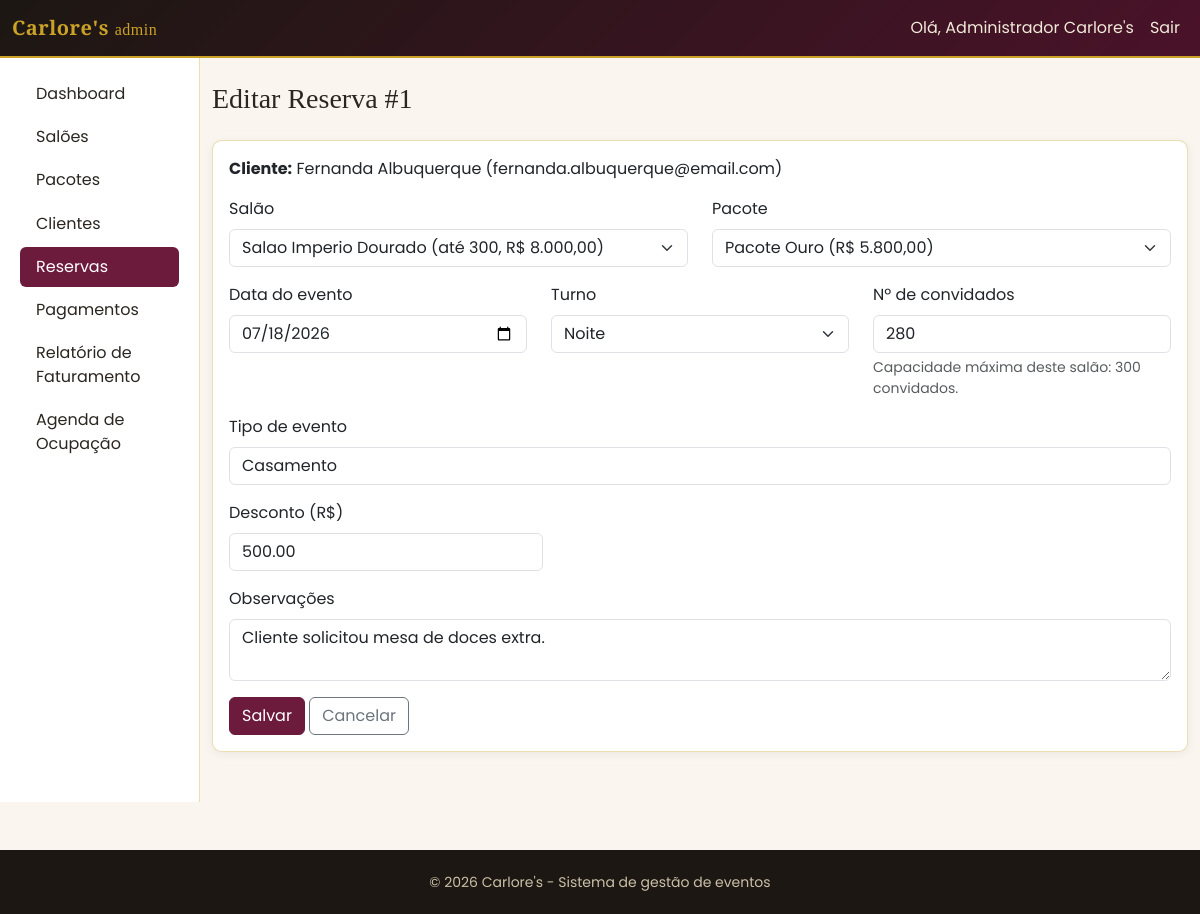
The app's page /admin/reservas/editar.php?id=1 (signed in) with its own data.
### tables this page shows
CREATE TABLE reservas (
    id                  INT UNSIGNED AUTO_INCREMENT PRIMARY KEY,
    cliente_id          INT UNSIGNED NOT NULL,
    salao_id            INT UNSIGNED NOT NULL,
    pacote_id           INT UNSIGNED NOT NULL,
    data_evento         DATE NOT NULL,
    turno               ENUM('manha', 'tarde', 'noite') NOT NULL,
    tipo_evento         VARCHAR(80) NOT NULL,
    numero_convidados   SMALLINT UNSIGNED NOT NULL,
    status              ENUM('solicitada', 'confirmada', 'cancelada') NOT NULL DEFAULT 'solicitada',
    valor_salao         DECIMAL(10,2) NOT NULL,
    valor_pacote        DECIMAL(10,2) NOT NULL,
    desconto            DECIMAL(10,2) NOT NULL DEFAULT 0.00,
    valor_total         DECIMAL(10,2) GENERATED ALWAYS AS (valor_salao + valor_pacote - desconto) STORED,
    bloqueio_data       DATE GENERATED ALWAYS AS (CASE WHEN status = 'cancelada' THEN NULL ELSE data_evento END) STORED,
    observacoes         TEXT NULL,
    created_at          DATETIME NOT NULL DEFAULT CURRENT_TIMESTAMP,
    updated_at          DATETIME NOT NULL DEFAULT CURRENT_TIMESTAMP ON UPDATE CURRENT_TIMESTAMP,
    CONSTRAINT fk_reservas_cliente FOREIGN KEY (cliente_id) REFERENCES clientes(id)
        ON DELETE RESTRICT ON UPDATE CASCADE,
    CONSTRAINT fk_reservas_salao FOREIGN KEY (salao_id) REFERENCES saloes(id)
        ON DELETE RESTRICT ON UPDATE CASCADE,
    CONSTRAINT fk_reservas_pacote FOREIGN KEY (pacote_id) REFERENCES pacotes(id)
        ON DELETE RESTRICT ON UPDATE CASCADE,
    UNIQUE KEY uq_disponibilidade (salao_id, bloqueio_data),
    INDEX idx_reservas_data (data_evento),
    INDEX idx_reservas_status (status)
);

CREATE TABLE usuarios (
    id          INT UNSIGNED AUTO_INCREMENT PRIMARY KEY,
    nome        VARCHAR(120) NOT NULL,
    email       VARCHAR(150) NOT NULL,
    senha_hash  VARCHAR(255) NOT NULL,
    tipo        ENUM('admin', 'cliente') NOT NULL DEFAULT 'cliente',
    ativo       TINYINT(1) NOT NULL DEFAULT 1,
    created_at  DATETIME NOT NULL DEFAULT CURRENT_TIMESTAMP,
    updated_at  DATETIME NOT NULL DEFAULT CURRENT_TIMESTAMP ON UPDATE CURRENT_TIMESTAMP,
    UNIQUE KEY uq_usuarios_email (email),
    INDEX idx_usuarios_tipo (tipo)
);

CREATE TABLE saloes (
    id          INT UNSIGNED AUTO_INCREMENT PRIMARY KEY,
    nome        VARCHAR(100) NOT NULL,
    capacidade  SMALLINT UNSIGNED NOT NULL,
    descricao   TEXT NULL,
    valor_base  DECIMAL(10,2) NOT NULL DEFAULT 0.00,
    foto        VARCHAR(255) NULL,
    ativo       TINYINT(1) NOT NULL DEFAULT 1,
    created_at  DATETIME NOT NULL DEFAULT CURRENT_TIMESTAMP,
    updated_at  DATETIME NOT NULL DEFAULT CURRENT_TIMESTAMP ON UPDATE CURRENT_TIMESTAMP,
    UNIQUE KEY uq_saloes_nome (nome),
    INDEX idx_saloes_ativo (ativo)
);

CREATE TABLE pacotes (
    id          INT UNSIGNED AUTO_INCREMENT PRIMARY KEY,
    nome        VARCHAR(100) NOT NULL,
    descricao   TEXT NULL,
    preco       DECIMAL(10,2) NOT NULL,
    ativo       TINYINT(1) NOT NULL DEFAULT 1,
    created_at  DATETIME NOT NULL DEFAULT CURRENT_TIMESTAMP,
    updated_at  DATETIME NOT NULL DEFAULT CURRENT_TIMESTAMP ON UPDATE CURRENT_TIMESTAMP,
    UNIQUE KEY uq_pacotes_nome (nome)
);

### public/admin/reservas/editar.php (called while the page is built, shortened)
<?php
require_once __DIR__ . '/../../../config/bootstrap.php';
$id = (int)($_GET['id'] ?? $_POST['id'] ?? 0);
$reserva = Reserva::buscarPorId($id);
$dados = $reserva;
$erros = [];
$saloes = Salao::listarAtivos();
$pacotes = Pacote::listarAtivos();
$modoEdicao = true;
require ROOT_PATH . '/views/admin/reservas/form.php';

### config/bootstrap.php (called while the page is built, shortened)
<?php
require_once ROOT_PATH . '/config/database.php';
require_once ROOT_PATH . '/helpers/format_helper.php';
spl_autoload_register(function (string $classe): void {
    foreach (['models', 'services'] as $pasta) {
        $caminho = ROOT_PATH . "/{$pasta}/{$classe}.php";
        if (is_file($caminho)) {
            return;
        }
    }
});

### config/database.php (called while the page is built, shortened)
<?php
class Database
{
    private static ?PDO $conexao = null;
    public static function conectar(): PDO
    {
        if (self::$conexao === null) {
            $dsn = 'mysql:host=' . self::HOST . ';dbname=' . self::DBNAME . ';charset=' . self::CHARSET;
            try {
                self::$conexao = new PDO($dsn, self::USUARIO, self::SENHA, [
                    PDO::ATTR_ERRMODE            => PDO::ERRMODE_EXCEPTION,
                    PDO::ATTR_EMULATE_PREPARES   => false,
                    PDO::ATTR_DEFAULT_FETCH_MODE => PDO::FETCH_ASSOC,
                ]);
            } catch (PDOException $e) {
                error_log('[Database] Falha na conexao: ' . $e->getMessage());
                http_response_code(500);
                die('Nao foi possivel conectar ao banco de dados. Verifique se o MySQL do XAMPP esta em execucao e se o banco "carlores" foi importado (veja o README.md).');
            }
        }
        return self::$conexao;
    }
}

### models/Reserva.php (called while the page is built, shortened)
<?php
class Reserva
{
    public static function buscarPorId(int $id): ?array
    {
        $stmt = Database::conectar()->prepare(self::SELECT_BASE . ' WHERE r.id = :id');
        $stmt->execute([':id' => $id]);
        $reserva = $stmt->fetch();
        return $reserva ?: null;
    }
}

### helpers/format_helper.php (called while the page is built, shortened)
<?php
function e(mixed $valor): string
{
    return htmlspecialchars((string)($valor ?? ''), ENT_QUOTES, 'UTF-8');
}

### models/Salao.php (called while the page is built, shortened)
<?php
class Salao
{
    public static function listarAtivos(): array
    {
        $stmt = Database::conectar()->query('SELECT * FROM saloes WHERE ativo = 1 ORDER BY nome');
        return $stmt->fetchAll();
    }
}

### models/Pacote.php (called while the page is built, shortened)
<?php
class Pacote
{
    public static function listarAtivos(): array
    {
        $stmt = Database::conectar()->query('SELECT * FROM pacotes WHERE ativo = 1 ORDER BY preco');
        return $stmt->fetchAll();
    }
}

### views/admin/reservas/form.php (the view, shortened to what this page needs)
<?php require ROOT_PATH . '/views/partials/header_admin.php'; ?>
<div class="card card-carlores">
    <div class="card-body">
        <form method="post" class="needs-validation" novalidate>
            <?php if (!$modoEdicao): ?>
            <div class="mb-3">
                <label for="cliente_id" class="form-label">Cliente</label>
                <select class="form-select <?= isset($erros['cliente_id']) ? 'is-invalid' : '' ?>" id="cliente_id" name="cliente_id" required>
                    <option value="">Selecione...</option>
                    <?php foreach ($clientes as $c): ?>
                        <option value="<?= (int)$c['id'] ?>" <?= (string)($dados['cliente_id'] ?? '') === (string)$c['id'] ? 'selected' : '' ?>>
                            <?= e($c['nome']) ?> - <?= e($c['email']) ?>
                        </option>
                    <?php endforeach; ?>
                </select>
                <div class="invalid-feedback"><?= e($erros['cliente_id'] ?? 'Selecione um cliente.') ?></div>
            </div>
            <?php else: ?>
                <p><strong>Cliente:</strong> <?= e($dados['cliente_nome']) ?> (<?= e($dados['cliente_email']) ?>)</p>
            <?php endif; ?>
            <div class="row">
                <div class="col-md-6 mb-3">
                    <label for="salao_id" class="form-label">Salão</label>
                    <select class="form-select <?= isset($erros['salao_id']) ? 'is-invalid' : '' ?>" id="salao_id" name="salao_id" required>
                        <?php foreach ($saloes as $s): ?>
                            <option value="<?= (int)$s['id'] ?>" data-capacidade="<?= (int)$s['capacidade'] ?>"
                                <?= (string)($dados['salao_id'] ?? '') === (string)$s['id'] ? 'selected' : '' ?>>
                                <?= e($s['nome']) ?> (até <?= (int)$s['capacidade'] ?>, <?= moneyBr($s['valor_base']) ?>)
                            </option>
                        <?php endforeach; ?>
                    </select>
                </div>
                <div class="col-md-6 mb-3">
                    <label for="pacote_id" class="form-label">Pacote</label>
                    <select class="form-select <?= isset($erros['pacote_id']) ? 'is-invalid' : '' ?>" id="pacote_id" name="pacote_id" required>
                        <?php foreach ($pacotes as $p): ?>
                            <option value="<?= (int)$p['id'] ?>" <?= (string)($dados['pacote_id'] ?? '') === (string)$p['id'] ? 'selected' : '' ?>>
                                <?= e($p['nome']) ?> (<?= moneyBr($p['preco']) ?>)
                            </option>
                        <?php endforeach; ?>
                    </select>
                </div>
            </div>
            <div class="row">
                <div class="col-md-4 mb-3">
                    <label for="data_evento" class="form-label">Data do evento</label>
                    <input type="date" class="form-control <?= isset($erros['data_evento']) ? 'is-invalid' : '' ?>"
                           id="data_evento" name="data_evento" min="<?= date('Y-m-d') ?>" value="<?= e($dados['data_evento'] ?? '') ?>" required>
                </div>
                <div class="col-md-4 mb-3">
                    <label for="turno" class="form-label">Turno</label>
                    <select class="form-select <?= isset($erros['turno']) ? 'is-invalid' : '' ?>" id="turno" name="turno" required>
                        <?php foreach (TURNOS as $valor => $rotulo): ?>
                            <option value="<?= e($valor) ?>" <?= ($dados['turno'] ?? '') === $valor ? 'selected' : '' ?>><?= e($rotulo) ?></option>
                        <?php endforeach; ?>
                    </select>
                </div>
                <div class="col-md-4 mb-3">
                    <label for="numero_convidados" class="form-label">Nº de convidados</label>
                    <input type="number" min="1" class="form-control <?= isset($erros['numero_convidados']) ? 'is-invalid' : '' ?>"
                           id="numero_convidados" name="numero_convidados" value="<?= e((string)($dados['numero_convidados'] ?? '')) ?>" required>
                    <div id="avisoCapacidade" class="form-text"></div>
                </div>
            </div>
            <div class="mb-3">
                <label for="tipo_evento" class="form-label">Tipo de evento</label>
                <input type="text" class="form-control <?= isset($erros['tipo_evento']) ? 'is-invalid' : '' ?>"
                       id="tipo_evento" name="tipo_evento" maxlength="80" placeholder="Ex: Casamento, Aniversário de 15 anos..."
                       value="<?= e($dados['tipo_evento'] ?? '') ?>" required>
            </div>
            <?php if ($modoEdicao): ?>
            <div class="mb-3 col-md-4">
                <label for="desconto" class="form-label">Desconto (R$)</label>
                <input type="number" min="0" step="0.01" class="form-control <?= isset($erros['desconto']) ? 'is-invalid' : '' ?>"
                       id="desconto" name="desconto" value="<?= e((string)($dados['desconto'] ?? '0')) ?>">
            </div>
            <?php endif; ?>
            <div class="mb-3">
                <label for="observacoes" class="form-label">Observações</label>
                <textarea class="form-control" id="observacoes" name="observacoes" rows="2" maxlength="1000"><?= e($dados['observacoes'] ?? '') ?></textarea>
            </div>
            <button type="submit" class="btn btn-carlores">Salvar</button>
            <a href="/admin/reservas/index.php" class="btn btn-outline-secondary">Cancelar</a>
        </form>
    </div>
</div>
<?php require ROOT_PATH . '/views/partials/footer_admin.php'; ?>

### public/assets/css/theme.css (style rules this page uses)
:root { --carlores-preto: #1c1712; --carlores-vinho: #6d1b3c; --carlores-vinho-escuro: #4a1229; --carlores-dourado: #c9a227; --carlores-dourado-claro: #e8d38a; --carlores-creme: #faf6ef; --carlores-texto: #2b2620; }
body { background-color: var(--carlores-creme); color: var(--carlores-texto); font-family: 'Poppins', 'Segoe UI', sans-serif; }
a { color: var(--carlores-vinho); }
.btn-carlores { background-color: var(--carlores-vinho); border-color: var(--carlores-vinho); color: #fff; }
.card-carlores { border: 1px solid rgba(201, 162, 39, 0.35); border-radius: 0.6rem; box-shadow: 0 2px 10px rgba(0,0,0,0.06); }

### records on screen
reservas: usuarios.nome "Fernanda Albuquerque", usuarios.email "fernanda.albuquerque@email.com", salao_id "Salao Imperio Dourado (até 300, R$ 8.000,00)", pacote_id "Pacote Ouro (R$ 5.800,00)", data_evento "07/18/2026", turno "Noite", numero_convidados "280", tipo_evento "Casamento", desconto "500.00", observacoes "Cliente solicitou mesa de doces extra."

### other values on screen
APP_NOME "Carlore's"
$usuario['nome'] "Administrador Carlore's"
$rotulo "Dashboard"
$rotulo "Salões"
$rotulo "Pacotes"
$rotulo "Clientes"
$rotulo "Reservas"
$rotulo "Pagamentos"
$rotulo "Relatório de Faturamento"
$rotulo "Agenda de Ocupação"
$tituloPagina "Editar Reserva #1"
